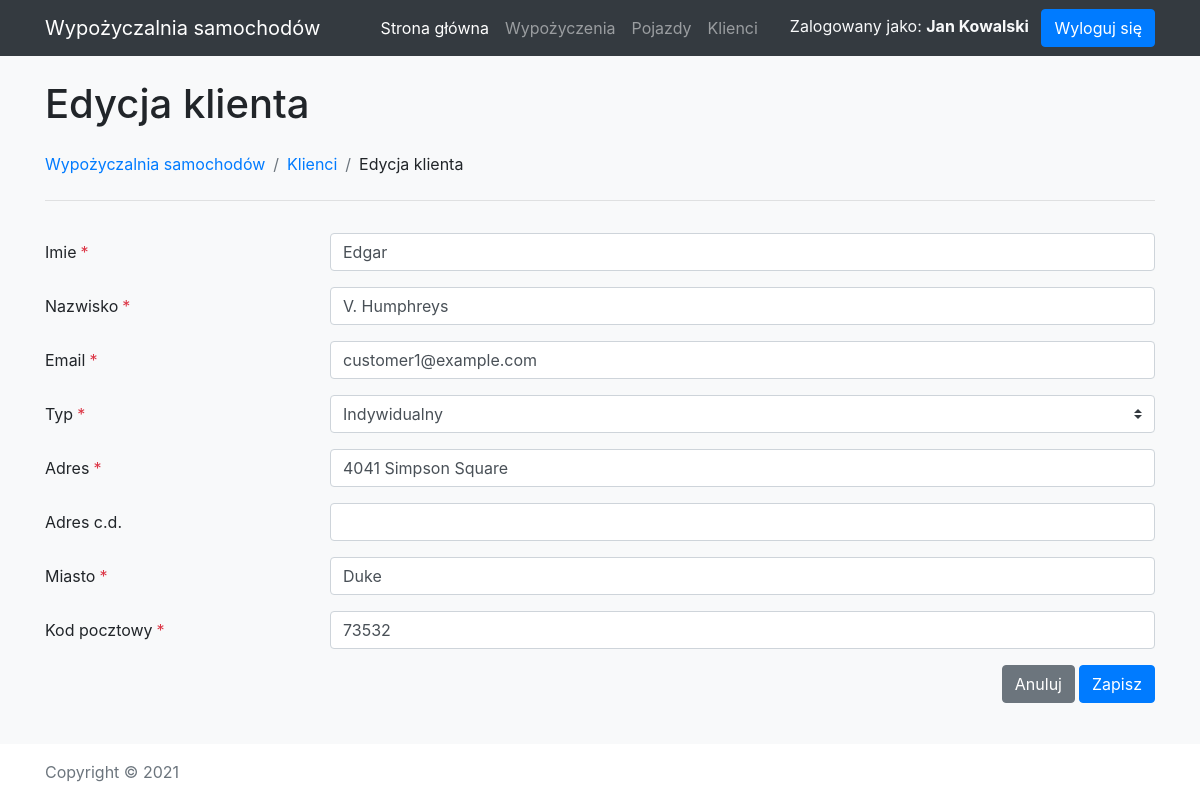
Screenshot of /add-edit-customer.php?id=1 (signed in) with the database file from the repository.
### tables this page shows
CREATE TABLE customers (
    id INT NOT NULL AUTO_INCREMENT PRIMARY KEY,
    email VARCHAR(124),
    password VARCHAR(256),
    firstName VARCHAR(124),
    lastName VARCHAR(124),
    type VARCHAR(32),
    address1 VARCHAR(124),
    address2 VARCHAR(124),
    city VARCHAR(124),
    postcode VARCHAR(16),
    createdAt DATETIME
);

### add-edit-customer.php (called while the page is built, shortened)
<?php
require_once('./common/bootstrap.php');
$fieldDefs = [
    [
        'name' => 'firstName',
        'type' => 'TEXT',
        'label' => 'Imie',
        'required' => true,
    ],
    [
        'name' => 'lastName',
        'type' => 'TEXT',
        'label' => 'Nazwisko',
        'required' => true,
    ],
    [
        'name' => 'email',
        'type' => 'TEXT',
        'label' => 'Email',
        'required' => true,
    ],
    [
        'name' => 'type',
        'type' => 'SELECT',
        'label' => 'Typ',
        'options' => CLIENT_TYPE,
        'required' => true,
    ],
    [
        'name' => 'address1',
        'type' => 'TEXT',
        'label' => 'Adres',
        'required' => true,
    ],
    [
        'name' => 'address2',
        'type' => 'TEXT',
        'label' => 'Adres c.d.',
    ],
    [
        'name' => 'city',
        'type' => 'TEXT',
        'label' => 'Miasto',
        'required' => true,
    ],
    [
        'name' => 'postcode',
        'type' => 'TEXT',
        'label' => 'Kod pocztowy',
        'required' => true,
    ],
];
$formValues = null;
$editMode = isset($_GET['id']);
if ($_SERVER['REQUEST_METHOD'] == 'POST') {
    $validationErrors = validateFormValues($fieldDefs, $_POST['entityValues']);
    if (empty($validationErrors)) {
        if ($editMode) {
            updatEentityInTable('customers', $fieldDefs, $_POST['entityValues'], $_GET['id']);
            $_SESSION['flashMessage'] = 'Zmiany zostały zapisane pomyślnie';
        } else {
            $valuesToInsert = array_merge($_POST['entityValues'], [
                'createdAt' => date('Y-m-d H:i:s'),
            ]);
            var_export($valuesToInsert);
            $fieldDefsToInseert = array_merge($fieldDefs, [
                [
                    'name' => 'createdAt',
                    'type' => 'TEXT',
                ]
            ]);
            insertFormToTable('customers', $fieldDefsToInseert, $valuesToInsert);
            $_SESSION['flashMessage'] = 'Klient został dodany pomyślnie';
        }
        header("Location: customers.php");
        exit();
    }
    $formValues = $_POST['entityValues'];
} elseif ($editMode) {
    $escapedId = $dbConnection->real_escape_string($_GET['id']);
    $sql="SELECT * FROM customers WHERE id='$escapedId'";
    if($result = $dbConnection->query($sql)) {
        if ($result->num_rows) {
            $formValues = $result->fetch_assoc();
        }
    }
}
require_once('templates/header.php');
printHeader([
    'title' => $editMode ? 'Edycja klienta' : 'Dodaj klienta',
    'breadcrumbs' => [
        [
            'label' => 'Wypożyczalnia samochodów',
            'link' => '.'
        ],
        [
            'label' => 'Klienci',
            'link' => 'customers.php'
        ],
        [
            'label' => $editMode ? 'Edycja klienta' : 'Dodaj klienta',
        ],
    ],
    'includeHr' => true,
]);
printForm('customers.php', $fieldDefs, $formValues);
require_once('templates/footer.php');

### functions/templateComponents.php (the view, shortened to what this page needs)
<?php
function printHeader($params) { ?>
    <div class="mb-3">
        <div class="d-flex mb-4">
            <h1 class="mb-0"><?= $params['title'] ?></h1>
        </div>
        <nav class="d-block mb-4">
            <ol class="breadcrumb bg-transparent m-0 p-0">
                <?php if (isset($params['breadcrumbs'])) foreach($params['breadcrumbs'] as $breadcrumb): ?>
                    <li class="breadcrumb-item">
                        <?php if (isset($breadcrumb['link'])): ?>
                            <a href="<?= $breadcrumb['link'] ?>"><?= $breadcrumb['label'] ?></a>
                        <?php else: ?>
                            <?= $breadcrumb['label'] ?>
                        <?php endif ?>
                    </li>
                <?php endforeach ?>
            </ol>
        </nav>
        <?php if (isset($params['includeHr']) && $params['includeHr']): ?>
            <hr>
        <?php endif ?>
    </div>
<?php }
function printTable($addEditLink, $withActions, $columnDefs, $rows) { ?>
<?php }
function getTextField($name, $label, $value) {
    return "<input type=\"text\" class=\"form-control\" id=\"$name\" name=\"entityValues[$name]\" value=\"$value\">";
}
function getSelectField($name, $label, $options, $value) {
    $result = "<select class=\"custom-select\" id=\"$name\" name=\"entityValues[$name]\">";
    foreach($options as $key => $label) {
        $isSelected = $key == $value;
        $result .= "<option value=\"$key\"".($isSelected ? ' selected' : '').">$label</option>";
    }
    $result .= "</select>";
    return $result;
}
function printForm($cancelLink, $fieldDefs, $formValues) {
    echo '<form action="" method="POST">';
    foreach($fieldDefs as $fieldDef) {
        $fieldName = $fieldDef['name'];
        $fieldLabel = $fieldDef['label'];
        $fieldValue = $formValues[$fieldName] ?? null;
        $isRequiredAsterisk = isset($fieldDef['required']) ? '<span class="text-danger ml-1 noselect">*</span>' : '';
        echo '<div class="form-group row mb-3">';
        echo '<label for="'.$fieldName.'" class="col-sm-3 col-form-label">'.$fieldLabel.$isRequiredAsterisk.'</label>';
        echo '<div class="col-sm-9">';
        switch($fieldDef['type']) {
            case 'TEXT':
                echo getTextField($fieldDef['name'], $fieldDef['label'], $fieldValue);
                break;
            case 'SELECT':
                echo getSelectField($fieldDef['name'], $fieldDef['label'], $fieldDef['options'], $fieldValue);
                break;
        }
        echo '</div></div>';
    }
    echo "<div class=\"d-flex\">"
            ."<div class=\"ml-auto\">"
                ."<a href=\"$cancelLink\" class=\"btn btn-secondary ml-auto mr-1\">Anuluj</a>"
                ."<button type=\"submit\" class=\"btn btn-primary ml-auto\">Zapisz</button>"
            ."</div>"
        ."</div>";
    echo '</form>';
}

### style.css (style rules this page uses)
.noselect { user-select: none; }

### rows the page displays
customers: firstName "Edgar", lastName "V. Humphreys", email "customer1@example.com", type "Indywidualny", address1 "4041 Simpson Square", city "Duke", postcode "73532"

### other values shown
$_SESSION['loggedUser']['firstName'] "Jan"
$_SESSION['loggedUser']['lastName'] "Kowalski"
$params['title'] "Edycja klienta"
$breadcrumb['label'] "Wypożyczalnia samochodów"
$breadcrumb['label'] "Klienci"
$breadcrumb['label'] "Edycja klienta"
$fieldLabel "Imie"
$fieldLabel "Nazwisko"
$fieldLabel "Email"
$fieldLabel "Typ"
$fieldLabel "Adres"
$fieldLabel "Adres c.d."
$fieldLabel "Miasto"
$fieldLabel "Kod pocztowy"
